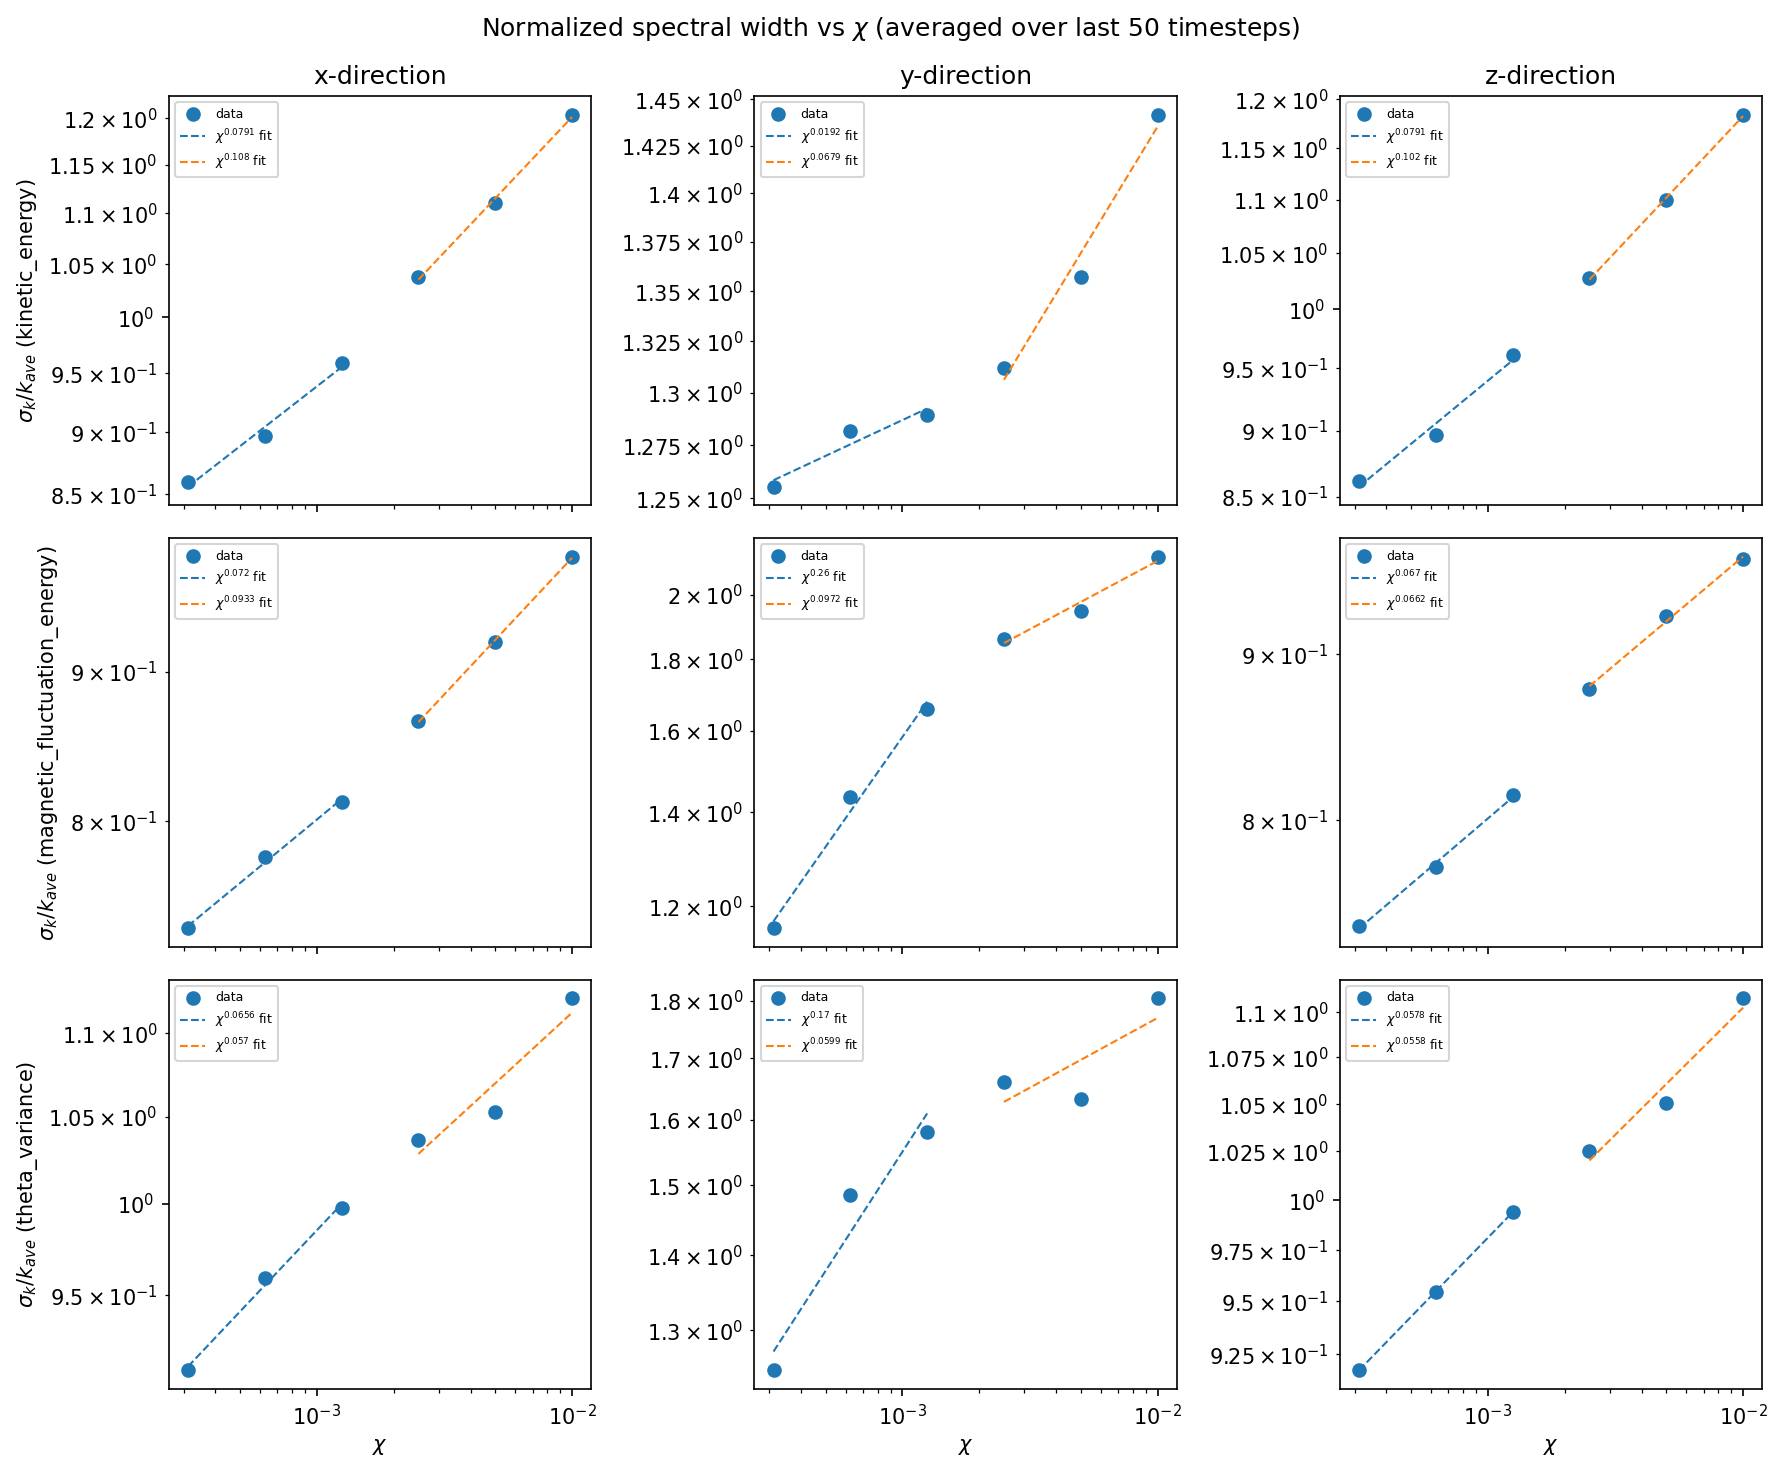

This figure's Python source:
"""
Normalized spectral width (sigma_k / k_ave), averaged over the last N_LAST
timesteps, vs chi.

Reuses spectral_width_vs_time.py's per-timestep spectral_width_time_series()
(no spectral smoothing -- raw sigma_k/k_ave at each saved snapshot), then
simply averages the trailing N_LAST values of that already-computed time
series for each chi, rather than re-averaging the raw spectra first.
"""
import os
import re

import matplotlib
matplotlib.use("Agg")
import matplotlib.pyplot as plt
import numpy as np

from load_flucs_spectra import load_flucs_spectra

SCAN_DIR = "/cephfs/store/astro-hl278/dnh26/hbi_flucs/runs/2_production_chi_scan_512"
TIME_MIN = 2.0  # drop startup transient; set to None to keep all times
N_LAST = 50      # trailing timesteps of the time series to average per chi

SCRIPT_DIR = os.path.dirname(os.path.abspath(__file__))
PLOT_OUTPATH = os.path.join(SCRIPT_DIR, "spectral_width_vs_chi.png")
TABLE_OUTPATH = os.path.join(SCRIPT_DIR, "spectral_width_vs_chi_table.txt")

directions = ["x", "y", "z"]
fields = ["kinetic_energy", "magnetic_fluctuation_energy", "theta_variance"]

N_LOW = 3  # number of smallest-chi points fit as one power law; the rest fit as a second

CHI_PATTERN = re.compile(r"chi1over(\d+)")


def parse_chi(folder_name):
    match = CHI_PATTERN.search(folder_name)
    if match is None:
        raise ValueError(f"could not parse chi from folder name {folder_name!r}")
    return 1.0 / float(match.group(1))


def fit_power_law(chi, y):
    """Least-squares fit of y = A * chi**b (both A and b free), via linear
    regression in log-log space."""
    exponent, log_amplitude = np.polyfit(np.log(chi), np.log(y), 1)
    return np.exp(log_amplitude), exponent


def spectral_width_time_series(run_dir):
    """Returns (time, {field_direction: sigma_k(t)/k_ave(t)}) for one run."""
    data = load_flucs_spectra(run_dir)
    time = data["time"]
    mask = time >= TIME_MIN if TIME_MIN is not None else np.ones_like(time, dtype=bool)
    time = time[mask]

    result = {}
    for field in fields:
        for direction in directions:
            k = data[f"k{direction}"]
            kpos = k > 0
            kk = k[kpos]
            ee = data[f"{field}_{direction}"][mask][:, kpos]

            total_energy = np.trapz(ee, kk, axis=1)
            k_ave = np.trapz(kk * ee, kk, axis=1) / total_energy
            variance = np.trapz((kk - k_ave[:, None]) ** 2 * ee, kk, axis=1) / total_energy
            sigma_k = np.sqrt(variance)

            result[f"{field}_{direction}"] = sigma_k / k_ave
    return time, result


run_dirs = sorted(
    (
        name
        for name in os.listdir(SCAN_DIR)
        if os.path.isdir(os.path.join(SCAN_DIR, name)) and CHI_PATTERN.search(name)
    ),
    key=parse_chi,
)

chi_values = []
avg_width_by_key = {f"{field}_{direction}": [] for field in fields for direction in directions}

for name in run_dirs:
    run_dir = os.path.join(SCAN_DIR, name)
    chi = parse_chi(name)
    print(f"processing {name} (chi={chi:.6g}) ...")
    time, width_dict = spectral_width_time_series(run_dir)
    if len(time) < N_LAST:
        raise ValueError(f"{run_dir}: only {len(time)} timesteps available, requested N_LAST={N_LAST}")
    chi_values.append(chi)
    for key, series in width_dict.items():
        avg_width_by_key[key].append(np.mean(series[-N_LAST:]))

chi_values = np.array(chi_values)
order = np.argsort(chi_values)

if len(chi_values) < 2 * N_LOW:
    raise ValueError(
        f"found {len(chi_values)} chi values, need at least {2 * N_LOW} "
        f"for a broken power law with {N_LOW} points per segment"
    )

fig, axes = plt.subplots(3, 3, figsize=(12, 10), sharex=True)

for row, field in enumerate(fields):
    for col, direction in enumerate(directions):
        ax = axes[row, col]
        key = f"{field}_{direction}"
        values = np.array(avg_width_by_key[key])
        chi_sorted = chi_values[order]
        values_sorted = values[order]
        ax.scatter(chi_sorted, values_sorted, marker="o", linewidth=1, label="data")

        segments = [chi_sorted[:N_LOW], chi_sorted[N_LOW:]]
        value_segments = [values_sorted[:N_LOW], values_sorted[N_LOW:]]
        for chi_segment, values_segment in zip(segments, value_segments):
            amplitude, exponent = fit_power_law(chi_segment, values_segment)
            chi_smooth = np.geomspace(chi_segment.min(), chi_segment.max(), 50)
            ax.plot(
                chi_smooth,
                amplitude * chi_smooth ** exponent,
                "--",
                linewidth=1,
                label=f"$\\chi^{{{exponent:.3g}}}$ fit",
            )

        ax.set_xscale("log")
        ax.set_yscale("log")
        ax.legend(fontsize=6)
        if row == 0:
            ax.set_title(f"{direction}-direction")
        if col == 0:
            ax.set_ylabel(f"$\\sigma_k / k_{{ave}}$ ({field})")
        if row == len(fields) - 1:
            ax.set_xlabel(r"$\chi$")

fig.suptitle(f"Normalized spectral width vs $\\chi$ (averaged over last {N_LAST} timesteps)")
fig.tight_layout()
fig.savefig(PLOT_OUTPATH, dpi=150, bbox_inches="tight")
print(f"saved {PLOT_OUTPATH}")

with open(TABLE_OUTPATH, "w") as fh:
    fh.write("chi\t" + "\t".join(avg_width_by_key.keys()) + "\n")
    for i in order:
        row_vals = "\t".join(f"{avg_width_by_key[key][i]:.6g}" for key in avg_width_by_key)
        fh.write(f"{chi_values[i]:.6g}\t{row_vals}\n")
print(f"saved {TABLE_OUTPATH}")
